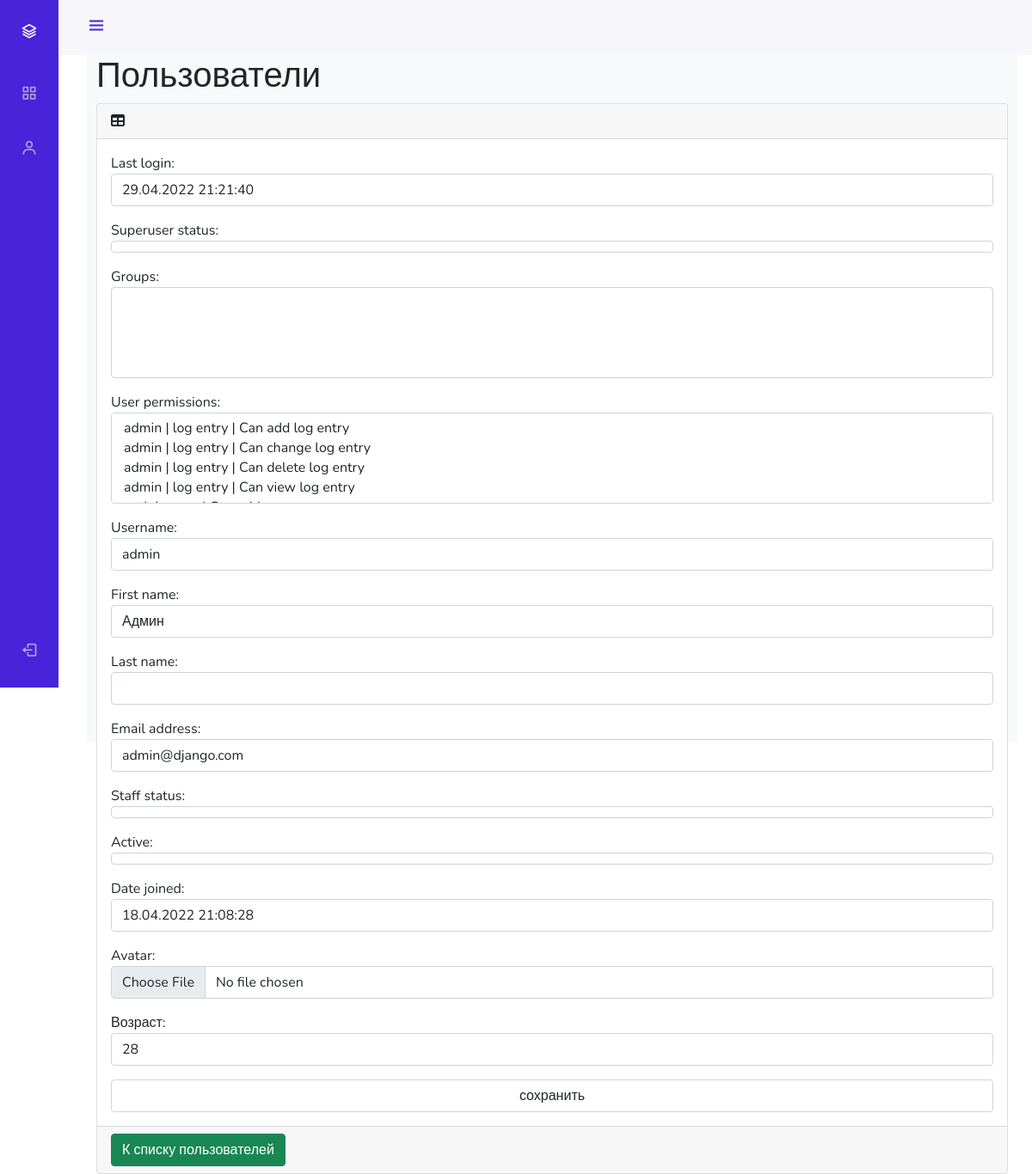
Page /admin_stuff/users/update/1/ on the committed database.
### authapp/models.py (models this page shows)
class ShopUser(AbstractUser):
    avatar = models.ImageField(upload_to='users_avatars', blank=True)
    age = models.PositiveIntegerField(verbose_name='возраст')

### adminapp/views.py (the view)
# urls.py: path('users/update/<int:pk>/', adminapp.UserUpdateView.as_view(), name='user_update'),
class UserUpdateView(UpdateView):
    model = ShopUser
    template_name = 'adminapp/user_update.html'
    success_url = reverse_lazy('admin_stuff:users')
    form_class = ShopUserAdminEditForm

### adminapp/forms.py
class ShopUserAdminEditForm(ShopUserEditForm):
    class Meta:
        model = ShopUser
        fields = '__all__'
    def __init__(self, *args, **kwargs):
        super().__init__(*args, **kwargs)
        for field_name, field in self.fields.items():
            field.widget.attrs['class'] = 'form-control'
            field.help_text = ''

### adminapp/templates/adminapp/user_update.html (shortened to what this page needs)
{% extends 'adminapp/base.html' %}
{% load static %}
{% block content %}
    <main>
        <div class="container-fluid">
            <h1 class="mt-4">Пользователи</h1>
            <div class="card mb-4">
                <div class="card-header">
                    <i class="fas fa-table mr-1"></i>
                </div>
                <div class="card-body">
                    <div class="table-responsive">
                        <form class="form-horizontal" method="post" enctype="multipart/form-data">
                            {{ form.as_p }}
                            <input class="form-control" type="submit" value="сохранить">
                        </form>
                    </div>
                </div>
                <div class="card-footer">
                    <a href="{% url 'admin_stuff:users' %}">
                        <button class="btn btn-success">К списку пользователей</button>
                    </a>
                </div>
            </div>
        </div>
    </main>
{% endblock %}

### adminapp/static/adminapp/css/style.css (style rules this page uses)
:root { --header-height: 3rem; --nav-width: 68px; --first-color: #4723D9; --first-color-light: #AFA5D9; --white-color: #F7F6FB; --body-font: 'Nunito', sans-serif; --normal-font-size: 1rem; --z-fixed: 100 }
body { position: relative; margin: var(--header-height) 0 0 0; padding: 0 1rem; font-family: var(--body-font); font-size: var(--normal-font-size); transition: .5s }
a { text-decoration: none }
@media screen and (min-width: 768px) { body { margin: calc(var(--header-height) + 1rem) 0 0 0; padding-left: calc(var(--nav-width) + 2rem) } }

### rows in the picture
ShopUser: last_login "29.04.2022 21:21:40", is_superuser "☑", username "admin", first_name "Админ", email "admin@django.com", is_staff "☑", is_active "☑", date_joined "18.04.2022 21:08:28", age "28"
